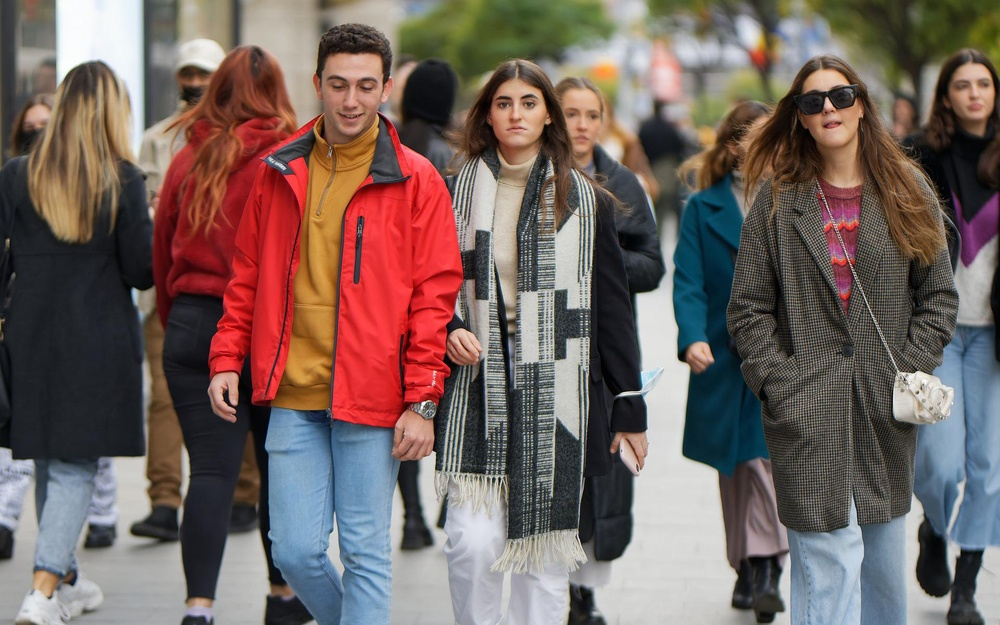
#> input picture Projects/photo-portrait-right-protection/walking.jpg, 1000 x 625 px, shrunk from 1920 x 1200 before the run, given in place of the camera
$ jupyter execute --allow-errors opencv_meanShift.ipynb
#> lines starting #> are read from the running program, lines starting #| are printed output that depends on the picture
[cell 1]
import numpy as np
import cv2

[cell 2]
import numpy as np
import cv2

cap = cv2.VideoCapture(0)

ret,frame = cap.read()
#> frame is the input picture: shape (625, 1000, 3); mean B, G, R 95.1, 99.3, 116.1

face_cascade = cv2.CascadeClassifier('../DATA/haarcascades/haarcascade_frontalface_default.xml')

# !!RETURNS EMPTY!!
face_rects = face_cascade.detectMultiScale(frame)
#> face_rects = [[772, 182, 28, 28], [532, 201, 31, 31], [945, 65, 53, 53], [552, 92, 58, 58], [484, 78, 66, 66], [127, 104, 64, 64], [485, 128, 58, 58], [311, 55, 82, 82], [791, 70, 77, 77], [800, 168, 99, 99]]

(face_x,face_y,w,h) = tuple(face_rects[0])
#> face_x = 772; face_y = 182; w = 28; h = 28
track_window = (face_x,face_y,w,h)
#> track_window = (772, 182, 28, 28)

roi = frame[face_y:face_y+h,face_x:face_x+w]
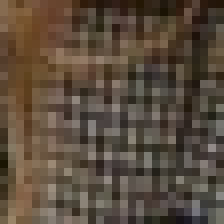
#> roi: shape (28, 28, 3) (shown 8 times larger); mean B, G, R 60.8, 75.2, 89.4

hsv_roi = cv2.cvtColor(roi,cv2.COLOR_BGR2HSV)
#> hsv_roi: shape (28, 28, 3); mean H, S, V 16.8, 84.2, 89.4

roi_hist = cv2.calcHist([hsv_roi],[0],None,[180],[0,180])
#> roi_hist = 180 values, max 113 at index 15, min 0 at index 1, mean 4.36

cv2.normalize(roi_hist,roi_hist,0,255,cv2.NORM_MINMAX)

#> (the rest of this cell did not finish here and is left out)
